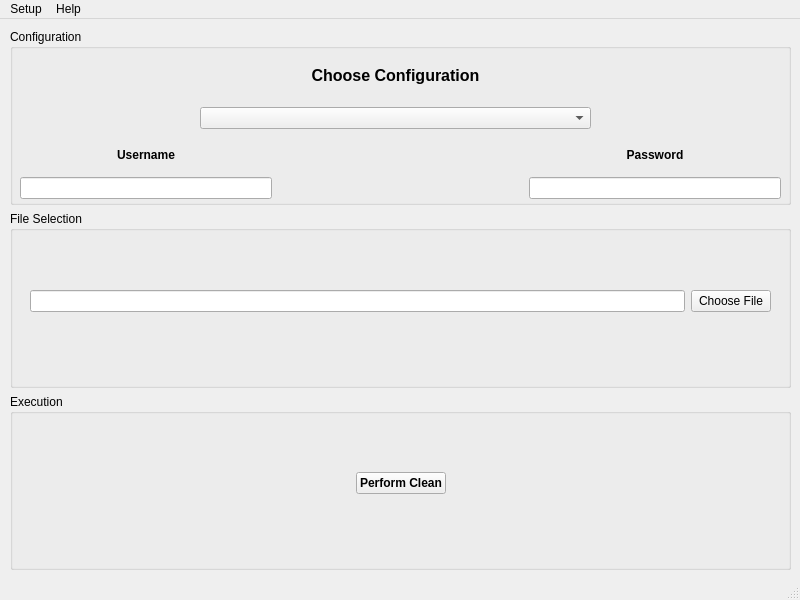
<?xml version="1.0" encoding="UTF-8"?>
<ui version="4.0">
 <class>winMain</class>
 <widget class="QMainWindow" name="winMain">
  <property name="geometry">
   <rect>
    <x>0</x>
    <y>0</y>
    <width>800</width>
    <height>600</height>
   </rect>
  </property>
  <property name="windowTitle">
   <string>ACG Model Cleanup</string>
  </property>
  <property name="windowIcon">
   <iconset resource="resources.qrc">
    <normaloff>:/ACG.ico</normaloff>:/ACG.ico</iconset>
  </property>
  <widget class="QWidget" name="centralwidget">
   <widget class="QWidget" name="verticalLayoutWidget">
    <property name="geometry">
     <rect>
      <x>10</x>
      <y>10</y>
      <width>781</width>
      <height>541</height>
     </rect>
    </property>
    <layout class="QVBoxLayout" name="verticalLayout">
     <item>
      <widget class="QGroupBox" name="groupBox">
       <property name="title">
        <string>Configuration</string>
       </property>
       <widget class="QWidget" name="gridLayoutWidget">
        <property name="geometry">
         <rect>
          <x>190</x>
          <y>20</y>
          <width>391</width>
          <height>80</height>
         </rect>
        </property>
        <layout class="QGridLayout" name="gridLayout">
         <item row="2" column="0">
          <widget class="QComboBox" name="cmb_config"/>
         </item>
         <item row="1" column="0">
          <widget class="QLabel" name="label">
           <property name="font">
            <font>
             <pointsize>12</pointsize>
             <weight>75</weight>
             <bold>true</bold>
            </font>
           </property>
           <property name="text">
            <string>Choose Configuration</string>
           </property>
           <property name="alignment">
            <set>Qt::AlignCenter</set>
           </property>
          </widget>
         </item>
        </layout>
       </widget>
       <widget class="QWidget" name="gridLayoutWidget_4">
        <property name="geometry">
         <rect>
          <x>10</x>
          <y>109</y>
          <width>761</width>
          <height>61</height>
         </rect>
        </property>
        <layout class="QGridLayout" name="gridLayout_4">
         <item row="1" column="0">
          <widget class="QLineEdit" name="le_user"/>
         </item>
         <item row="1" column="2">
          <widget class="QLineEdit" name="le_password">
           <property name="echoMode">
            <enum>QLineEdit::Password</enum>
           </property>
          </widget>
         </item>
         <item row="0" column="0">
          <widget class="QLabel" name="label_2">
           <property name="font">
            <font>
             <weight>75</weight>
             <bold>true</bold>
            </font>
           </property>
           <property name="text">
            <string>Username</string>
           </property>
           <property name="alignment">
            <set>Qt::AlignCenter</set>
           </property>
          </widget>
         </item>
         <item row="0" column="2">
          <widget class="QLabel" name="label_3">
           <property name="font">
            <font>
             <weight>75</weight>
             <bold>true</bold>
            </font>
           </property>
           <property name="text">
            <string>Password</string>
           </property>
           <property name="alignment">
            <set>Qt::AlignCenter</set>
           </property>
          </widget>
         </item>
         <item row="0" column="1">
          <spacer name="horizontalSpacer_3">
           <property name="orientation">
            <enum>Qt::Horizontal</enum>
           </property>
           <property name="sizeHint" stdset="0">
            <size>
             <width>40</width>
             <height>20</height>
            </size>
           </property>
          </spacer>
         </item>
        </layout>
       </widget>
      </widget>
     </item>
     <item>
      <widget class="QGroupBox" name="groupBox_2">
       <property name="title">
        <string>File Selection</string>
       </property>
       <widget class="QWidget" name="gridLayoutWidget_2">
        <property name="geometry">
         <rect>
          <x>20</x>
          <y>40</y>
          <width>741</width>
          <height>101</height>
         </rect>
        </property>
        <layout class="QGridLayout" name="gridLayout_2">
         <item row="0" column="0">
          <widget class="QLineEdit" name="le_file"/>
         </item>
         <item row="0" column="1">
          <widget class="QPushButton" name="btn_browse">
           <property name="text">
            <string>Choose File</string>
           </property>
          </widget>
         </item>
        </layout>
       </widget>
      </widget>
     </item>
     <item>
      <widget class="QGroupBox" name="groupBox_3">
       <property name="title">
        <string>Execution</string>
       </property>
       <widget class="QWidget" name="gridLayoutWidget_3">
        <property name="geometry">
         <rect>
          <x>10</x>
          <y>50</y>
          <width>761</width>
          <height>78</height>
         </rect>
        </property>
        <layout class="QGridLayout" name="gridLayout_3">
         <item row="0" column="0">
          <spacer name="horizontalSpacer">
           <property name="orientation">
            <enum>Qt::Horizontal</enum>
           </property>
           <property name="sizeHint" stdset="0">
            <size>
             <width>40</width>
             <height>20</height>
            </size>
           </property>
          </spacer>
         </item>
         <item row="0" column="1">
          <widget class="QPushButton" name="btn_clean">
           <property name="font">
            <font>
             <weight>75</weight>
             <bold>true</bold>
            </font>
           </property>
           <property name="text">
            <string>Perform Clean</string>
           </property>
          </widget>
         </item>
         <item row="0" column="2">
          <spacer name="horizontalSpacer_2">
           <property name="orientation">
            <enum>Qt::Horizontal</enum>
           </property>
           <property name="sizeHint" stdset="0">
            <size>
             <width>40</width>
             <height>20</height>
            </size>
           </property>
          </spacer>
         </item>
        </layout>
       </widget>
      </widget>
     </item>
    </layout>
   </widget>
  </widget>
  <widget class="QMenuBar" name="menubar">
   <property name="geometry">
    <rect>
     <x>0</x>
     <y>0</y>
     <width>800</width>
     <height>21</height>
    </rect>
   </property>
   <widget class="QMenu" name="menuSetup">
    <property name="title">
     <string>Setup</string>
    </property>
    <addaction name="actionCreate_Configuration"/>
    <addaction name="actionEdit_Configuration"/>
   </widget>
   <widget class="QMenu" name="menuHelp">
    <property name="title">
     <string>Help</string>
    </property>
    <addaction name="actionAbout"/>
   </widget>
   <addaction name="menuSetup"/>
   <addaction name="menuHelp"/>
  </widget>
  <widget class="QStatusBar" name="statusbar"/>
  <action name="actionCreate_Configuration">
   <property name="text">
    <string>Create Configuration</string>
   </property>
  </action>
  <action name="actionEdit_Configuration">
   <property name="text">
    <string>Edit Configuration</string>
   </property>
  </action>
  <action name="actionAbout">
   <property name="text">
    <string>About</string>
   </property>
  </action>
 </widget>
 <resources>
  <include location="resources.qrc"/>
 </resources>
 <connections/>
</ui>
